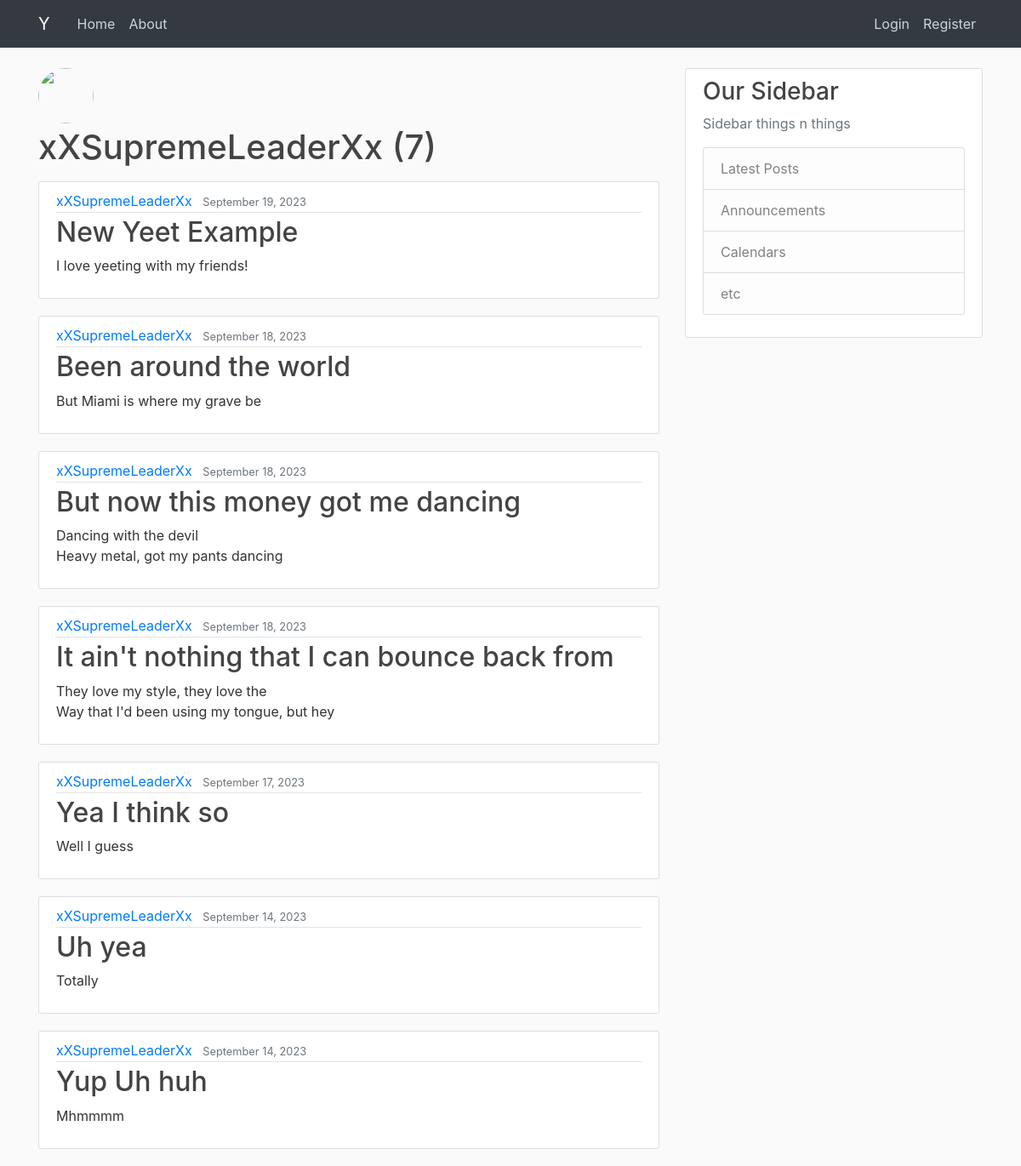
Page /user/xXSupremeLeaderXx on the committed database.
### blog/models.py (models this page shows, shortened)
class Post(models.Model):  # basically inheriting from models
    title = models.CharField(max_length=100) # "Character Field". also u can add a bunch of arguments
    content = models.TextField() # A text field is unrestricted text instead of characters
    date_posted = models.DateTimeField(default=timezone.now)  # Selecting the current time
    author = models.ForeignKey(User, on_delete=models.CASCADE)  # If the user gets deleted, delete the post\

### blog/views.py (the view)
# urls.py: path("user/<str:username>", UserPostListView.as_view(), name='user-posts')
class UserPostListView(ListView):
    model = Post
    template_name = 'blog/user_posts.html'  # <app>/<model>_<viewtype>.html
    context_object_name = 'posts'  # we say posts because thats what it is in the home template
    ordering = ['-date_posted']  # organizes from latest first instead of oldest first
    paginate_by = 10
    def get_queryset(self):
        user = get_object_or_404(User, username=self.kwargs.get('username')) # settings the user object as the selected user of the url
        return Post.objects.filter(author=user).order_by('-date_posted')

### blog/templates/blog/user_posts.html (shortened to what this page needs)
{% extends "blog/base.html" %}
{% block content %}
    <div class="mb-3">
        <img class="rounded-circle article-img mb-1" src="{{ user.profile.image.url }}">
        <h1 class="mb-3">{{ view.kwargs.username }} ({{ page_obj.paginator.count }})</h1>
    </div>
    {% for post in posts %}
      <article class="media content-section">
        <div class="media-body">
          <div class="article-metadata">
            <a class="mr-2" href="{% url 'user-posts' post.author.username %}">{{ post.author }}</a>
            <small class="text-muted">{{ post.date_posted|date:'F d, Y' }}</small>
          </div>
          <h2><a class="article-title" href="{% url 'post-detail' post.id %}">{{ post.title }}</a></h2>
          <p class="article-content">{{ post.content }}</p>
        </div>
      </article>
    {% endfor %}
{% endblock content %}

### blog/static/blog/main.css (style rules this page uses)
body { background: #fafafa; color: #333333; margin-top: 5rem; }
h1, h2, h3, h4, h5, h6 { color: #444444; }
.content-section { background: #ffffff; padding: 10px 20px; border: 1px solid #dddddd; border-radius: 3px; margin-bottom: 20px; }
.article-title { color: #444444; }
.article-content { white-space: pre-line; }
.article-img { height: 65px; width: 65px; margin-right: 16px; }
.article-metadata { padding-bottom: 1px; margin-bottom: 4px; border-bottom: 1px solid #e3e3e3 }

### rows in the picture
Post: author "xXSupremeLeaderXx", date_posted "September 19, 2023", title "New Yeet Example", content "I love yeeting with my friends!"
Post: author "xXSupremeLeaderXx", date_posted "September 18, 2023", title "Been around the world", content "But Miami is where my grave be"
Post: author "xXSupremeLeaderXx", date_posted "September 18, 2023", title "But now this money got me dancing", content "Dancing with the devil Heavy metal, got my pants dancing"
Post: author "xXSupremeLeaderXx", date_posted "September 18, 2023", title "It ain't nothing that I can bounce back from", content "They love my style, they love the Way that I'd been using my tongue, but hey"
Post: author "xXSupremeLeaderXx", date_posted "September 17, 2023", title "Yea I think so", content "Well I guess"
Post: author "xXSupremeLeaderXx", date_posted "September 14, 2023", title "Uh yea", content "Totally"
Post: author "xXSupremeLeaderXx", date_posted "September 14, 2023", title "Yup Uh huh", content "Mhmmmm"

### other values in the picture
{{ view.kwargs.username }} "xXSupremeLeaderXx"
{{ page_obj.paginator.count }} "7"
